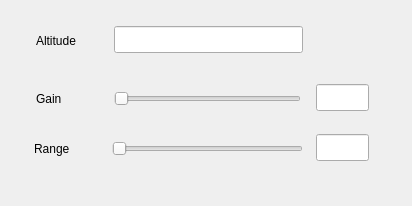
<?xml version="1.0" encoding="UTF-8"?>
<ui version="4.0">
 <class>Form</class>
 <widget class="QWidget" name="Form">
  <property name="geometry">
   <rect>
    <x>0</x>
    <y>0</y>
    <width>412</width>
    <height>206</height>
   </rect>
  </property>
  <property name="windowTitle">
   <string>Altimeter</string>
  </property>
  <widget class="QLineEdit" name="edAltitude">
   <property name="geometry">
    <rect>
     <x>114</x>
     <y>26</y>
     <width>189</width>
     <height>27</height>
    </rect>
   </property>
   <property name="readOnly">
    <bool>true</bool>
   </property>
  </widget>
  <widget class="QLabel" name="label">
   <property name="geometry">
    <rect>
     <x>36</x>
     <y>32</y>
     <width>66</width>
     <height>17</height>
    </rect>
   </property>
   <property name="text">
    <string>Altitude</string>
   </property>
  </widget>
  <widget class="QSlider" name="slGain">
   <property name="geometry">
    <rect>
     <x>114</x>
     <y>84</y>
     <width>187</width>
     <height>29</height>
    </rect>
   </property>
   <property name="maximum">
    <number>40</number>
   </property>
   <property name="orientation">
    <enum>Qt::Horizontal</enum>
   </property>
  </widget>
  <widget class="QLabel" name="label_2">
   <property name="geometry">
    <rect>
     <x>36</x>
     <y>90</y>
     <width>51</width>
     <height>17</height>
    </rect>
   </property>
   <property name="text">
    <string>Gain</string>
   </property>
  </widget>
  <widget class="QLabel" name="label_3">
   <property name="geometry">
    <rect>
     <x>34</x>
     <y>140</y>
     <width>51</width>
     <height>17</height>
    </rect>
   </property>
   <property name="text">
    <string>Range</string>
   </property>
  </widget>
  <widget class="QSlider" name="slRange">
   <property name="geometry">
    <rect>
     <x>112</x>
     <y>134</y>
     <width>191</width>
     <height>29</height>
    </rect>
   </property>
   <property name="minimum">
    <number>1</number>
   </property>
   <property name="maximum">
    <number>200</number>
   </property>
   <property name="orientation">
    <enum>Qt::Horizontal</enum>
   </property>
  </widget>
  <widget class="QLineEdit" name="edRange">
   <property name="geometry">
    <rect>
     <x>316</x>
     <y>134</y>
     <width>53</width>
     <height>27</height>
    </rect>
   </property>
   <property name="readOnly">
    <bool>true</bool>
   </property>
  </widget>
  <widget class="QLineEdit" name="edGain">
   <property name="geometry">
    <rect>
     <x>316</x>
     <y>84</y>
     <width>53</width>
     <height>27</height>
    </rect>
   </property>
   <property name="readOnly">
    <bool>true</bool>
   </property>
  </widget>
 </widget>
 <resources/>
 <connections/>
</ui>
